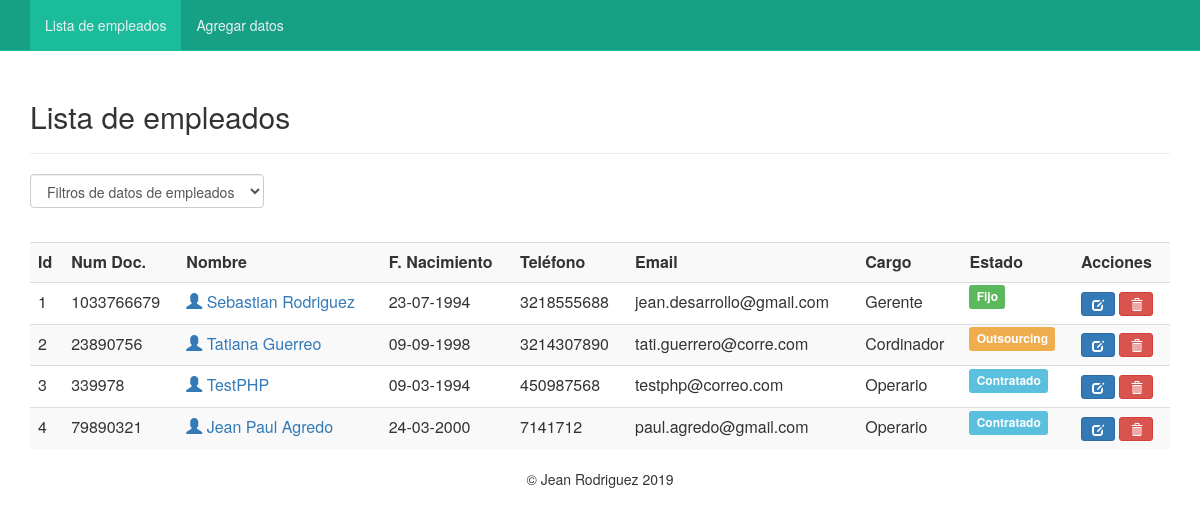
The page / on the database its author committed.
### tables this page shows
CREATE TABLE `empleados` (
	`tipo_codigo` varchar(25) NOT NULL,
	`codigo` varchar(10) NOT NULL,
	`nombres` varchar(50) NOT NULL,
	`lugar_nacimiento` varchar(30) NOT NULL,
	`fecha_nacimiento` varchar(30) NOT NULL,
	`direccion` varchar(50) NOT NULL,
	`telefono` varchar(10) NOT NULL,
	`email` varchar(250) NOT NULL,
	`user` varchar(250) NOT NULL,
	`pass` varchar(250) NOT NULL,
	`puesto` varchar(15) NOT NULL,
	`jefe` varchar(250) NOT NULL,
	`estado` int(11) NOT NULL,
  PRIMARY KEY (`codigo`)
);

### index.php (the view, shortened to what this page needs)
<?php
include("conexion.php");
?>
<!DOCTYPE html>
<html lang="es">
<head>
	<link href="css/style_general.css" rel="stylesheet">
	<link href="css/bootstrap.min.css" rel="stylesheet">
	<link href="css/style_nav.css" rel="stylesheet">
</head>
<body>
	<nav class="navbar navbar-default navbar-fixed-top">
		<?php include('nav.php');?>
	</nav>
	<div class="container">
		<div class="content">
			<h2>Lista de empleados</h2>
			<hr />
			<form class="form-inline" method="get">
				<div class="form-group">
					<select name="filter" class="form-control" onchange="form.submit()">
						<option value="0">Filtros de datos de empleados</option>
						<?php $filter = (isset($_GET['filter']) ? strtolower($_GET['filter']) : NULL);  ?>
					</select>
				</div>
			</form>
			<br />
			<div class="table-responsive">
			<table class="table table-striped table-hover">
				<tr>
                    <th>Id</th>
					<th>Num Doc.</th>
					<th>Nombre</th>
                    <th>F. Nacimiento</th>
					<th>Teléfono</th>
					<th>Email</th>
					<th>Cargo</th>
					<th>Estado</th>
                    <th>Acciones</th>
				</tr>
				<?php
				if($filter){
					$sql = mysqli_query($con, "SELECT * FROM empleados WHERE estado='$filter' ORDER BY codigo ASC");
				}else{
					$sql = mysqli_query($con, "SELECT * FROM empleados ORDER BY codigo ASC");
				}
				if(mysqli_num_rows($sql) == 0){
					echo '<tr><td colspan="8">No hay datos.</td></tr>';
				}else{
					$no = 1;
					while($row = mysqli_fetch_assoc($sql)){
						echo '
						<tr>
							<td>'.$no.'</td>
							<td>'.$row['codigo'].'</td>
							<td><a href="profile.php?nik='.$row['codigo'].'"><span class="glyphicon glyphicon-user" aria-hidden="true"></span> '.$row['nombres'].'</a></td>
                            <td>'.$row['fecha_nacimiento'].'</td>
							<td>'.$row['telefono'].'</td>
							<td>'.$row['email'].'</td>
                            <td>'.$row['puesto'].'</td>
							<td>';
							if($row['estado'] == '1'){
								echo '<span class="label label-success">Fijo</span>';
							}
                            else if ($row['estado'] == '2' ){
								echo '<span class="label label-info">Contratado</span>';
							}
                            else if ($row['estado'] == '3' ){
								echo '<span class="label label-warning">Outsourcing</span>';
							}
						echo '
							</td>
							<td>
								<a href="edit.php?nik='.$row['codigo'].'" title="Editar datos" class="btn btn-primary btn-sm"><span class="glyphicon glyphicon-edit" aria-hidden="true"></span></a>
								<a href="index.php?aksi=delete&nik='.$row['codigo'].'" title="Eliminar" onclick="return confirm(\'Esta seguro de borrar los datos '.$row['nombres'].'?\')" class="btn btn-danger btn-sm"><span class="glyphicon glyphicon-trash" aria-hidden="true"></span></a>
							</td>
						</tr>
						';
						$no++;
					}
				}
				?>
			</table>
			</div>
		</div>
	</div><center>
	<p>&copy; Jean Rodriguez <?php echo date("Y");?></p
		</center>
</body>
</html>

### nav.php (shortened to what this page needs)
<div class="container">
		<div id="navbar" class="navbar-collapse collapse">
			<ul class="nav navbar-nav ">
				<li class="active"><a href="index.php">Lista de empleados</a></li>
				<li><a href="add.php">Agregar datos</a></li>
			</ul>
		</div>
</div>

### css/style_general.css (style rules this page uses)
.content { margin-top: 80px; }

### css/style_nav.css (style rules this page uses)
.navbar-default { background-color: #16a085; border-color: #1abc9c; }
.navbar-default .navbar-nav > li > a { color: #ecf0f1; }
.navbar-default .navbar-nav > .active > a, .navbar-default .navbar-nav > .active > a:hover, .navbar-default .navbar-nav > .active > a:focus { color: #ecf0f1; background-color: #1abc9c; }
.navbar-default .navbar-collapse, .navbar-default .navbar-form { border-color: #ecf0f1; }

### rows shown on the page
empleados: codigo "1033766679", nombres "Sebastian Rodriguez", fecha_nacimiento "23-07-1994", telefono "3218555688", email "jean.desarrollo@gmail.com", puesto "Gerente", estado "Fijo"
empleados: codigo "23890756", nombres "Tatiana Guerreo", fecha_nacimiento "09-09-1998", telefono "3214307890", email "tati.guerrero@corre.com", puesto "Cordinador", estado "Outsourcing"
empleados: codigo "339978", nombres "TestPHP", fecha_nacimiento "09-03-1994", telefono "450987568", email "testphp@correo.com", puesto "Operario", estado "Contratado"
empleados: codigo "79890321", nombres "Jean Paul Agredo", fecha_nacimiento "24-03-2000", telefono "7141712", email "paul.agredo@gmail.com", puesto "Operario", estado "Contratado"
